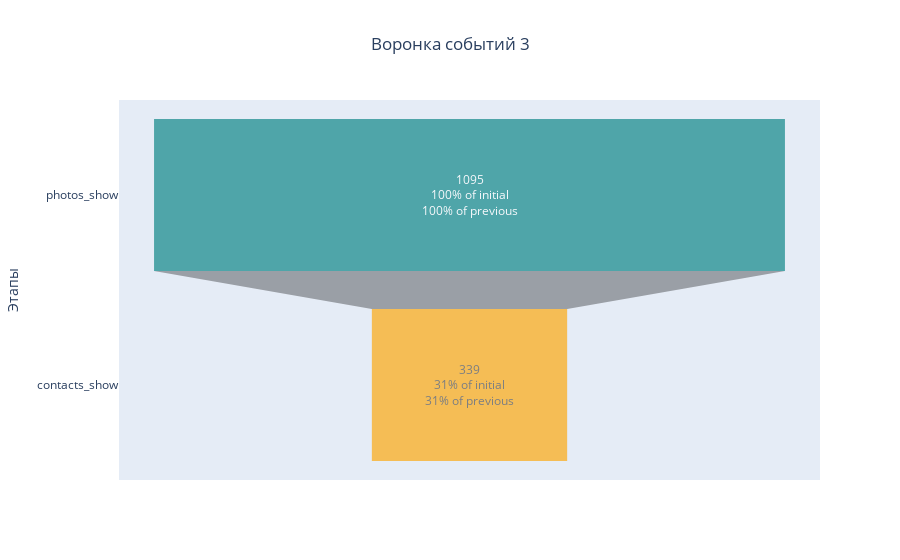

Here is the notebook cell this chart was saved with:
### Markdown cell above
[Воронка 2.](https://chart-studio.plotly.com/~PSImera/8/#/) С карточки объявления на фотографии переходят лишь 10% пользователей, но зато из них 50% смотрят контакты, то есть люди смотрящие фотографии, чаще других, смотрят и контакты. возможно стоит более активно вовлекать людей в просмотр фотографий, а тех кто даёт объявления, стимулировать выкладывать хорошие фото

### Code cell
funnel(mob, 3, 'photos_show', 'contacts_show')

### Figure 1 — Plotly figure (JSON) as saved in the notebook; plotly's stock layout.template omitted (floating-point values rounded to 4 significant figures)
{"data": [{"marker": {"color": ["teal", "orange", "blue", "green", "silver"]}, "opacity": 0.65, "textinfo": "value+percent initial+percent previous", "type": "funnel", "x": [1095, 339], "y": ["photos_show", "contacts_show"]}], "layout": {"title": {"text": "Воронка событий 3", "x": 0.5}, "yaxis": {"title": {"text": "Этапы"}}}}
